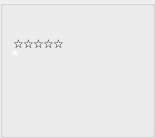
       <widget class="QGroupBox" name="groupBox9">
        <property name="minimumSize">
         <size>
          <width>155</width>
          <height>138</height>
         </size>
        </property>
        <property name="maximumSize">
         <size>
          <width>155</width>
          <height>138</height>
         </size>
        </property>
        <property name="title">
         <string/>
        </property>
        <widget class="MyAvatarLabel" name="label_Avatar9">
         <property name="geometry">
          <rect>
           <x>12</x>
           <y>64</y>
           <width>50</width>
           <height>50</height>
          </rect>
         </property>
         <property name="minimumSize">
          <size>
           <width>50</width>
           <height>50</height>
          </size>
         </property>
         <property name="maximumSize">
          <size>
           <width>50</width>
           <height>50</height>
          </size>
         </property>
         <property name="scaledContents">
          <bool>true</bool>
         </property>
        </widget>
        <widget class="MyNameLabel" name="label_PlayerName9">
         <property name="geometry">
          <rect>
           <x>11</x>
           <y>115</y>
           <width>136</width>
           <height>15</height>
          </rect>
         </property>
         <property name="minimumSize">
          <size>
           <width>136</width>
           <height>15</height>
          </size>
         </property>
         <property name="maximumSize">
          <size>
           <width>136</width>
           <height>15</height>
          </size>
         </property>
         <property name="alignment">
          <set>Qt::AlignLeading|Qt::AlignLeft|Qt::AlignTop</set>
         </property>
         <property name="openExternalLinks">
          <bool>true</bool>
         </property>
        </widget>
        <widget class="MySetLabel" name="textLabel_Set9">
         <property name="geometry">
          <rect>
           <x>57</x>
           <y>1</y>
           <width>100</width>
           <height>15</height>
          </rect>
         </property>
         <property name="minimumSize">
          <size>
           <width>100</width>
           <height>15</height>
          </size>
         </property>
         <property name="maximumSize">
          <size>
           <width>100</width>
           <height>13</height>
          </size>
         </property>
         <property name="alignment">
          <set>Qt::AlignCenter</set>
         </property>
        </widget>
        <widget class="MyCashLabel" name="textLabel_Cash9">
         <property name="geometry">
          <rect>
           <x>54</x>
           <y>101</y>
           <width>90</width>
           <height>15</height>
          </rect>
         </property>
         <property name="minimumSize">
          <size>
           <width>90</width>
           <height>15</height>
          </size>
         </property>
         <property name="maximumSize">
          <size>
           <width>90</width>
           <height>15</height>
          </size>
         </property>
         <property name="alignment">
          <set>Qt::AlignRight|Qt::AlignTrailing|Qt::AlignVCenter</set>
         </property>
        </widget>
        <widget class="QLabel" name="textLabel_Button9">
         <property name="geometry">
          <rect>
           <x>23</x>
           <y>2</y>
           <width>28</width>
           <height>28</height>
          </rect>
         </property>
         <property name="minimumSize">
          <size>
           <width>28</width>
           <height>28</height>
          </size>
         </property>
         <property name="maximumSize">
          <size>
           <width>28</width>
           <height>28</height>
          </size>
         </property>
         <property name="text">
          <string/>
         </property>
         <property name="scaledContents">
          <bool>true</bool>
         </property>
        </widget>
        <widget class="MyCardsPixmapLabel" name="pixmapLabel_card9a">
         <property name="geometry">
          <rect>
           <x>71</x>
           <y>25</y>
           <width>48</width>
           <height>76</height>
          </rect>
         </property>
         <property name="minimumSize">
          <size>
           <width>48</width>
           <height>76</height>
          </size>
         </property>
         <property name="maximumSize">
          <size>
           <width>48</width>
           <height>76</height>
          </size>
         </property>
         <property name="scaledContents">
          <bool>true</bool>
         </property>
        </widget>
        <widget class="MyCardsPixmapLabel" name="pixmapLabel_card9b">
         <property name="geometry">
          <rect>
           <x>95</x>
           <y>25</y>
           <width>48</width>
           <height>76</height>
          </rect>
         </property>
         <property name="minimumSize">
          <size>
           <width>48</width>
           <height>76</height>
          </size>
         </property>
         <property name="maximumSize">
          <size>
           <width>48</width>
           <height>76</height>
          </size>
         </property>
         <property name="scaledContents">
          <bool>true</bool>
         </property>
        </widget>
        <widget class="MyStatusLabel" name="textLabel_Status9">
         <property name="geometry">
          <rect>
           <x>-10</x>
           <y>22</y>
           <width>100</width>
           <height>40</height>
          </rect>
         </property>
         <property name="minimumSize">
          <size>
           <width>1</width>
           <height>40</height>
          </size>
         </property>
         <property name="maximumSize">
          <size>
           <width>100</width>
           <height>40</height>
          </size>
         </property>
         <property name="text">
          <string/>
         </property>
         <property name="alignment">
          <set>Qt::AlignCenter</set>
         </property>
        </widget>
        <widget class="MyTimeoutLabel" name="label_Timeout9">
         <property name="geometry">
          <rect>
           <x>11</x>
           <y>55</y>
           <width>50</width>
           <height>7</height>
          </rect>
         </property>
         <property name="minimumSize">
          <size>
           <width>50</width>
           <height>7</height>
          </size>
         </property>
         <property name="maximumSize">
          <size>
           <width>50</width>
           <height>7</height>
          </size>
         </property>
         <property name="text">
          <string/>
         </property>
        </widget>
        <widget class="QLabel" name="label_playerTip9">
         <property name="geometry">
          <rect>
           <x>12</x>
           <y>46</y>
           <width>16</width>
           <height>17</height>
          </rect>
         </property>
         <property name="text">
          <string notr="true">&lt;!DOCTYPE HTML PUBLIC &quot;-//W3C//DTD HTML 4.0//EN&quot; &quot;http://www.w3.org/TR/REC-html40/strict.dtd&quot;&gt;
&lt;html&gt;&lt;head&gt;&lt;meta name=&quot;qrichtext&quot; content=&quot;1&quot; /&gt;&lt;style type=&quot;text/css&quot;&gt;
p, li { white-space: pre-wrap; }
&lt;/style&gt;&lt;/head&gt;&lt;body style=&quot; font-family:'Ubuntu'; font-size:11pt; font-weight:400; font-style:normal;&quot;&gt;
&lt;p style=&quot; margin-top:0px; margin-bottom:0px; margin-left:0px; margin-right:0px; -qt-block-indent:0; text-indent:0px;&quot;&gt;&lt;span style=&quot; font-weight:600; color:#ffffff;&quot;&gt;*&lt;/span&gt;&lt;/p&gt;&lt;/body&gt;&lt;/html&gt;</string>
         </property>
        </widget>
        <widget class="QLabel" name="label_Star39">
         <property name="geometry">
          <rect>
           <x>33</x>
           <y>36</y>
           <width>12</width>
           <height>12</height>
          </rect>
         </property>
         <property name="text">
          <string notr="true">&lt;a&gt;&amp;#9734;&lt;/a&gt;</string>
         </property>
        </widget>
        <widget class="QLabel" name="label_Star29">
         <property name="geometry">
          <rect>
           <x>23</x>
           <y>36</y>
           <width>12</width>
           <height>12</height>
          </rect>
         </property>
         <property name="text">
          <string notr="true">&lt;a&gt;&amp;#9734;&lt;/a&gt;</string>
         </property>
        </widget>
        <widget class="QLabel" name="label_Star59">
         <property name="geometry">
          <rect>
           <x>53</x>
           <y>36</y>
           <width>12</width>
           <height>12</height>
          </rect>
         </property>
         <property name="text">
          <string notr="true">&lt;a&gt;&amp;#9734;&lt;/a&gt;</string>
         </property>
        </widget>
        <widget class="QLabel" name="label_Star49">
         <property name="geometry">
          <rect>
           <x>43</x>
           <y>36</y>
           <width>12</width>
           <height>12</height>
          </rect>
         </property>
         <property name="text">
          <string notr="true">&lt;a&gt;&amp;#9734;&lt;/a&gt;</string>
         </property>
        </widget>
        <widget class="QLabel" name="label_Star19">
         <property name="geometry">
          <rect>
           <x>13</x>
           <y>36</y>
           <width>12</width>
           <height>12</height>
          </rect>
         </property>
         <property name="text">
          <string notr="true">&lt;a&gt;&amp;#9734;&lt;/a&gt;</string>
         </property>
        </widget>
       </widget>
